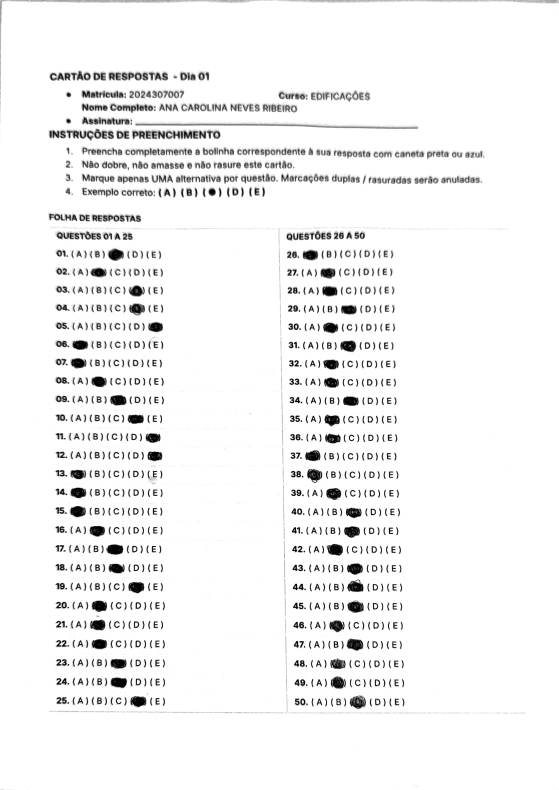
#> input picture tests/fixtures/cartao_contraste.jpeg, 1117 x 1580 px (shown at 1/2 size)
$ python -i engine.py   (imports and definitions only)
#> lines starting #> are read from the running program, lines starting #| are printed output that depends on the picture; after the words box and inside, x2 and y2 are one past the last pixel; in counts of white or black regions, pixels touching at a corner belong together
#> further down, picture is the input picture: shape (1580, 1117, 3); min 0, max 255, mean 242.6
"""Leitura de cartões com marcadores ou do modelo impresso (A) ... (E).

No cartão impresso, localizamos duas séries completas de linhas conforme
a quantidade informada. O modelo com marcadores exige validar todas as bolhas.
"""
import logging
from pathlib import Path

import cv2
import numpy as np

from .pdf_loader import load_image_or_pdf

logger = logging.getLogger(__name__)
CANVAS_WIDTH = 1000
OPTIONS = 'ABCDE'


# [4 lines left out: function order_points, not called in this run]


def grid_height(question_count):
    return ((question_count + 1) // 2) * 44 + 300


# [7 lines left out: function get_grid_coordinates, not called in this run]


def binarize(gray, adaptive=False):
    # Divisão pelo fundo suavizado compensa sombras sem engrossar letras.
    background = cv2.GaussianBlur(gray, (0, 0), 21)
    normalized = cv2.divide(gray, np.maximum(background, 1), scale=255)
    normalized = cv2.GaussianBlur(normalized, (3, 3), 0)
    if adaptive:
        return cv2.adaptiveThreshold(normalized, 255, cv2.ADAPTIVE_THRESH_GAUSSIAN_C,
                                     cv2.THRESH_BINARY_INV, 41, 15)
    return cv2.threshold(normalized, 0, 255, cv2.THRESH_BINARY_INV | cv2.THRESH_OTSU)[1]


def detect_fiducial_markers(img_gray):
    """Exige um quadrado sólido em cada canto; nunca inventa marcadores."""
    h, w = img_gray.shape
    contours, _ = cv2.findContours(binarize(img_gray), cv2.RETR_EXTERNAL, cv2.CHAIN_APPROX_SIMPLE)
    corners = [[] for _ in range(4)]
    for contour in contours:
        x, y, cw, ch = cv2.boundingRect(contour)
        area = cv2.contourArea(contour)
        if not (0.018 * min(w, h) < cw < 0.085 * min(w, h)):
            continue
        if not (0.8 < cw / ch < 1.2 and area / (cw * ch) > 0.85):
            continue
        polygon = cv2.approxPolyDP(contour, 0.035 * cv2.arcLength(contour, True), True)
        if len(polygon) != 4:
            continue
        cx, cy = x + cw / 2, y + ch / 2
        if cx < 0.16 * w and cy < 0.16 * h:
            index = 0
        elif cx > 0.84 * w and cy < 0.16 * h:
            index = 1
        elif cx > 0.84 * w and cy > 0.84 * h:
            index = 2
        elif cx < 0.16 * w and cy > 0.84 * h:
            index = 3
        else:
            continue
        corners[index].append((area, (cx, cy)))
    if not all(corners):
        raise ValueError('Os quatro marcadores quadrados não foram encontrados.')
    return np.float32([max(corner, key=lambda item: item[0])[1] for corner in corners])


# [14 lines left out: function _validate_bubble_grid, not called in this run]


def _row_candidates(binary):
    # Dilatação somente na localização: a medição usa a imagem sem dilatar.
    scale = binary.shape[1] / 1000
    kernel_width = round(14 * scale) + 1
    joined = cv2.dilate(binary, cv2.getStructuringElement(cv2.MORPH_RECT, (kernel_width, max(3, round(3 * scale)))))
    contours, _ = cv2.findContours(joined, cv2.RETR_EXTERNAL, cv2.CHAIN_APPROX_SIMPLE)
    _, w = binary.shape
    rows = []
    for contour in contours:
        x, y, rw, rh = cv2.boundingRect(contour)
        if 0.155 * w <= rw <= 0.32 * w and 8 * scale <= rh <= 0.065 * w and rw / rh > 3.5:
            if x + rw < 0.48 * w or x > 0.43 * w:
                rows.append((x, y, rw, rh, contour))
    return rows


def _find_text_rows(binary, question_count=50, check_alignment=True):
    h, w = binary.shape
    candidates = _row_candidates(binary)
    groups = []
    counts = [(question_count + 1) // 2, question_count // 2]
    for right_column, count in zip((False, True), counts):
        rows = sorted([row for row in candidates if (row[0] > 0.43 * w) == right_column],
                      key=lambda row: row[1] + row[3] / 2)
        sequences = []
        for start in range(len(rows) - count + 1):
            sequence = rows[start:start + count]
            ys = np.array([y + rh / 2 for _, y, _, rh, _ in sequence])
            deltas = np.diff(ys)
            pitch = np.median(deltas) if len(deltas) else sequence[0][3] * 3
            widths = np.array([row[2] for row in sequence])
            if not (0.003 * h < pitch < 0.20 * h):
                continue
            if len(deltas) and np.max(np.abs(deltas - pitch)) > 0.30 * pitch:
                continue
            if np.std(widths) / np.mean(widths) > 0.10:
                continue
            # O cabeçalho deve ficar acima da grade, inclusive em fotos giradas.
            if ys[0] < 0.06 * h or h - ys[-1] > max(ys[0] * 0.9, 0.15 * h):
                continue
            if count >= 10 and ys[-1] - ys[0] < 0.25 * h:
                continue
            # Uma janela menor dentro de uma coluna maior não é uma grade
            # válida: evita descartar as últimas questões silenciosamente.
            adjacent = []
            if start:
                adjacent.append((rows[start - 1], ys[0]))
            if start + count < len(rows):
                adjacent.append((rows[start + count], ys[-1]))
            if any(0.7 * pitch <= abs(y + rh / 2 - edge) <= 1.3 * pitch
                   and abs(rw - np.median(widths)) < np.median(widths) * 0.15
                   for (_, y, rw, rh, _), edge in adjacent):
                continue
            score = (np.std(deltas) / pitch if len(deltas) else 0) + np.std(widths) / np.mean(widths)
            sequences.append((score, sequence))
        if not sequences:
            raise ValueError(f'Não localizei as duas colunas completas de {counts[0]} e {counts[1]} questões. Confira a quantidade cadastrada e envie a folha inteira e legível.')
        groups.append(min(sequences, key=lambda item: item[0])[1])
    left = np.array([y + rh / 2 for _, y, _, rh, _ in groups[0]])
    right = np.array([y + rh / 2 for _, y, _, rh, _ in groups[1]])
    shared = min(len(left), len(right))
    pitch = np.median(np.diff(left)) if len(left) > 1 else groups[0][0][3] * 3
    if check_alignment and np.max(np.abs(left[:shared] - right[:shared])) > pitch * 0.5:
        raise ValueError('As linhas das duas colunas não estão alinhadas. Refaça a foto de frente para a folha.')
    return groups


def _deskew(image, groups):
    angles = []
    for group in groups:
        for *_, contour in group:
            _, (rw, rh), angle = cv2.minAreaRect(contour)
            # Normaliza convenções de ângulo diferentes entre OpenCV 4 e 5.
            angle += 90 if rw < rh else 0
            angles.append((angle + 90) % 180 - 90)
    angle = float(np.median(angles))
    if 0.4 < abs(angle) < 12:
        h, w = image.shape[:2]
        matrix = cv2.getRotationMatrix2D((w / 2, h / 2), angle, 1)
        return cv2.warpAffine(image, matrix, (w, h), borderValue=(255, 255, 255))
    return image


def _text_coordinates(binary, groups):
    coordinates, radii = {}, {}
    dilation_margin = round(14 * binary.shape[1] / 1000) / 2
    offset = 0
    for rows in groups:
        median_height = np.median([row[3] for row in rows])
        for index, (x, y, rw, rh, _) in enumerate(rows):
            # Retira a margem da dilatação em cada lado. No modelo (A)...(E),
            # o número da questão ocupa aproximadamente 0,65 passo de opção.
            q = str(offset + index + 1)
            step = (rw - 2 * dilation_margin) / (5.65 + max(0, len(q) - 2) * 0.25)
            right_edge = x + rw - dilation_margin
            coordinates[q], radii[q] = {}, {}
            for option_index, option in enumerate(OPTIONS):
                cx = round(right_edge - (4 - option_index + 0.36) * step)
                # Refina a altura pela tinta da célula: uma rasura não deve
                # deslocar as outras quatro alternativas da mesma linha.
                half_cell = round(step * 0.4)
                cell = binary[y:y + rh, cx - half_cell:cx + half_cell + 1]
                projection = np.count_nonzero(cell, axis=1)
                active = np.flatnonzero(projection >= max(2, projection.max() * 0.25))
                if len(active) < 5:
                    raise ValueError(f'Não localizei a alternativa {option} da questão {q}.')
                cy = round(y + (active[0] + active[-1]) / 2)
                coordinates[q][option] = (cx, cy)
                radii[q][option] = (round(step * 0.24), round(min(median_height - 2, step * 0.5) * 0.40))
        offset += len(rows)
    return coordinates, radii


def locate_grid(image, question_count=50):
#> called with question_count = 50
    h, w = image.shape[:2]
#> h = 1580; w = 1117
    # Mais linhas requerem mais resolução para medir a tinta das alternativas.
    target_width = max(1000, min(2200, question_count * 10))
    image = cv2.resize(image, (target_width, round(h * target_width / w)),
                       interpolation=cv2.INTER_AREA if w > target_width else cv2.INTER_CUBIC)
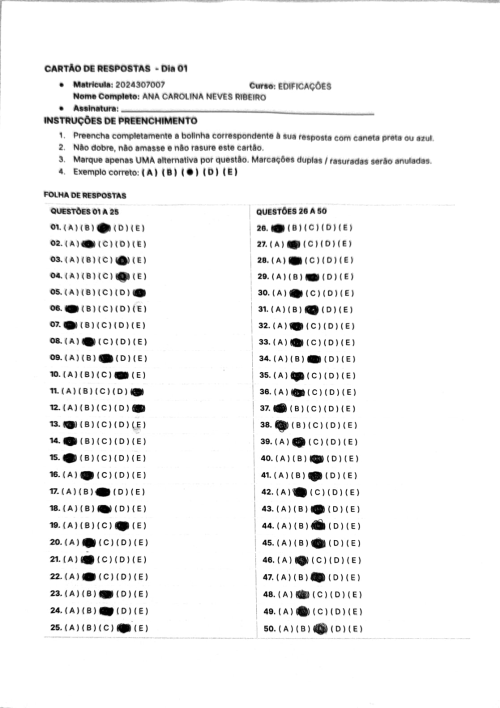
#> image: shape (1415, 1000, 3) (shown at 1/2 size); min 0, max 255, mean 242.6
    for rotation in (None, cv2.ROTATE_180, cv2.ROTATE_90_CLOCKWISE, cv2.ROTATE_90_COUNTERCLOCKWISE):
        oriented = image if rotation is None else cv2.rotate(image, rotation)
        oh, ow = oriented.shape[:2]
        oriented = cv2.resize(oriented, (target_width, round(oh * target_width / ow)))
        gray = cv2.cvtColor(oriented, cv2.COLOR_BGR2GRAY)
        try:
            markers = detect_fiducial_markers(gray)
            height = grid_height(question_count)
            targets = np.float32([(50, 50), (950, 50), (950, height - 50), (50, height - 50)])
            matrix = cv2.getPerspectiveTransform(markers, targets)
            aligned = cv2.warpPerspective(oriented, matrix, (CANVAS_WIDTH, height), borderValue=(255, 255, 255))
            binary = binarize(cv2.cvtColor(aligned, cv2.COLOR_BGR2GRAY))
            coordinates = get_grid_coordinates(question_count)
            _validate_bubble_grid(binary, coordinates)
            radii = {q: {opt: (8, 8) for opt in OPTIONS} for q in coordinates}
            return aligned, binary, coordinates, radii, 'marcadores'
        except ValueError:
            pass
        for adaptive in (False, True):
            try:
                binary = binarize(gray, adaptive)
                groups = _find_text_rows(binary, question_count, check_alignment=False)
                aligned = _deskew(oriented, groups)
                binary = binarize(cv2.cvtColor(aligned, cv2.COLOR_BGR2GRAY), adaptive)
                groups = _find_text_rows(binary, question_count)
                coordinates, radii = _text_coordinates(binary, groups)
                return aligned, binary, coordinates, radii, 'cartao_impresso'
            except ValueError:
                continue
#> this loop made 1 pass
#> pass 1, in binarize, `background = cv2.GaussianBlur(gray, (0, 0), 21)`:
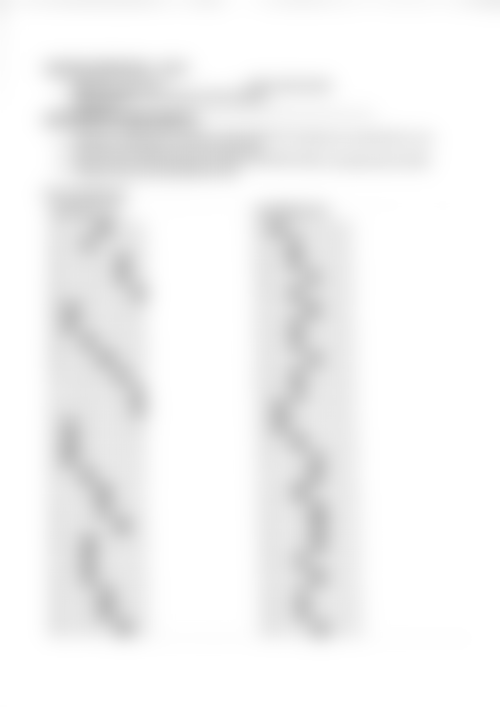
#> background: shape (1415, 1000) (shown at 1/2 size); min 190, max 255, mean 242.7
#> pass 1, in binarize, `normalized = cv2.GaussianBlur(normalized, (3, 3), 0)`:
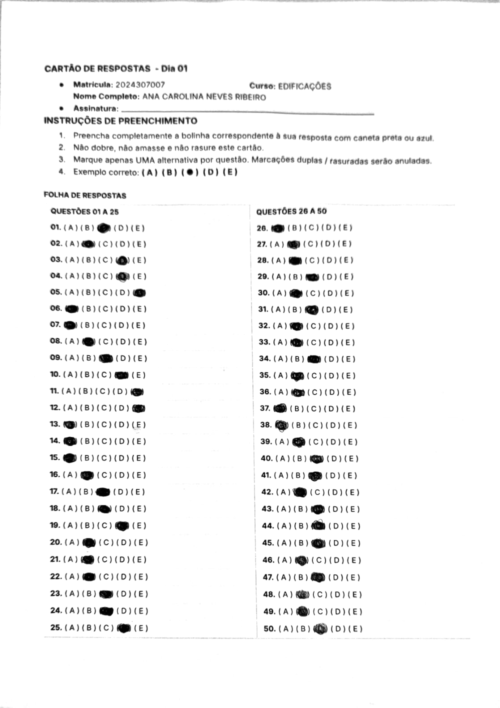
#> normalized: shape (1415, 1000) (shown at 1/2 size); min 0, max 255, mean 244.6
#> after the loop:
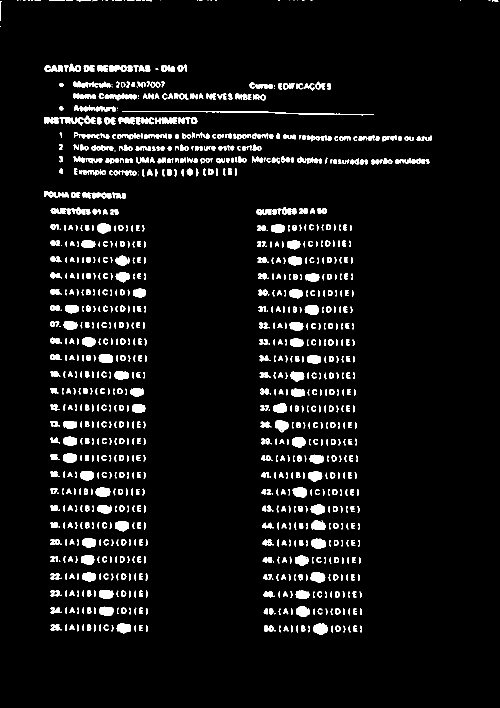
#> binary: shape (1415, 1000) (shown at 1/2 size); 5.8% white; 1089 white regions (90 under 20 px), largest, box (x1, y1, x2, y2) and area: (244, 222, 748, 231) 1019, (101, 415, 181, 429) 671, (626, 1247, 655, 1270) 501
    rows = (question_count + 1) // 2
    raise ValueError(f'Modelo não reconhecido para {question_count} questões: use duas colunas de {rows} e {question_count // 2} questões (A a E), numeradas de cima para baixo, ou o modelo compatível com quatro marcadores. Confira a quantidade cadastrada e envie a folha inteira e legível.')


# [76 lines left out: functions measure_density, classify_densities, _save_debug, process_image, not called in this run]

>>> import cv2
>>> picture = cv2.imread('../tests/fixtures/cartao_contraste.jpeg')
>>> result = locate_grid(picture)
#> result = 5 items
